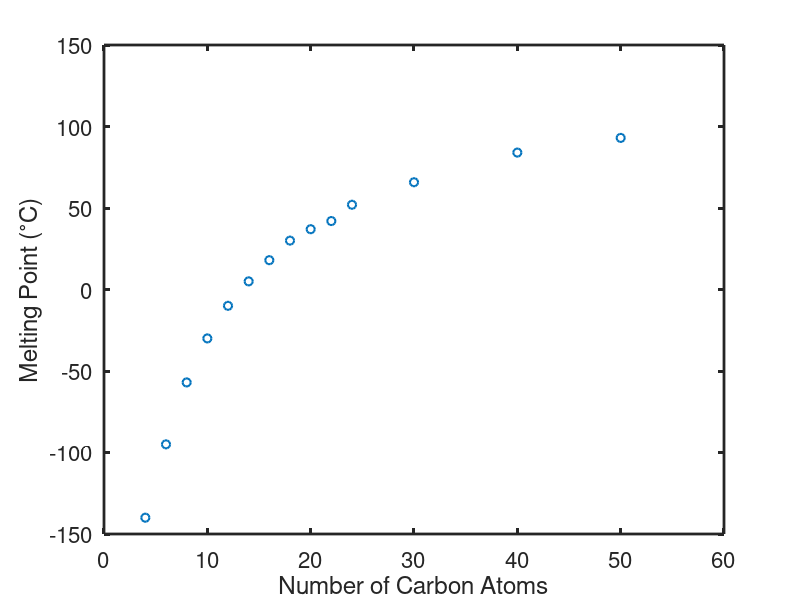

Source code (MATLAB):
ncarbons = [2
4
6
8
10
12
14
16
18
20
22
24
30
40
50];

MP_celcius = [-183
-140
-95
-57
-30
-10
5
18
30
37
42
52
65.8
84
93];

close all
plot(ncarbons, MP_celcius, 'o', 'LineWidth', 1.5)
xlabel('Number of Carbon Atoms')
ylabel('Melting Point (^{\circ}C)')
set(gca,'XLim',[0 60],'YLim',[-150 150],'FontSize',16,'LineWidth',2)
set(gcf,'Position',[404.0000  464.5000  643.5000  345.5000])